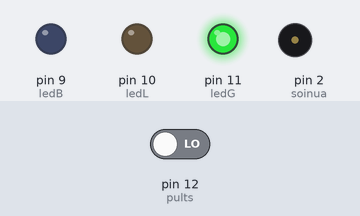
A sketch run on a simulated Arduino Uno, built with avr-gcc and run on an emulated ATmega328P. Shown: output pins drawn as LEDs (lit = HIGH), buzzer (waves = sounding). The test bench sets the inputs (shaded band); at power-on: pin 12 (pults) LOW.

Above: at 1.2 s.
1.3 s: pin 12 (pults) driven HIGH
At 2.7 s:
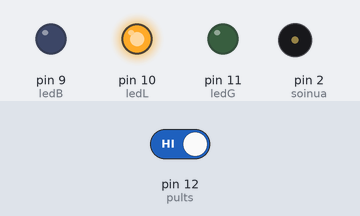
At 7.7 s:
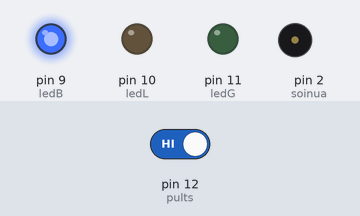
Timing chart, 0 to 13.8 s (numbered marks = the images above; inputs shaded):
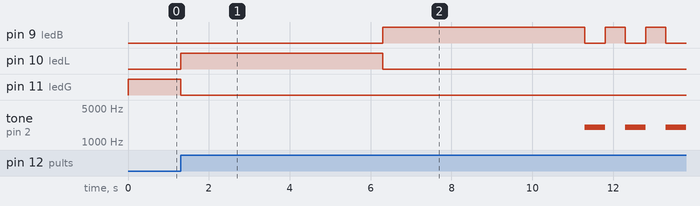

Measured:
- after the input at 1.3 s, pin 9 (ledB): LOW → HIGH after 5.0 s, then repeats every 1.0 s: LOW 0.50 s, HIGH 0.50 s; pin 10 (ledL): LOW → HIGH at once, → LOW 5.0 s later; pin 11 (ledG): HIGH → LOW at once; tone on pin 2 (soinua): alternates 2000 Hz for 0.50 s and silent for 0.50 s, starting after 10.0 s

The sketch:

semaforoaB.ino
```cpp
int ledG=11;
int ledL=10;
int ledB=9;
int pults=12;
int pultsegoera=0;
int soinua=2;
int N=1;

void setup(){
pinMode(ledG, OUTPUT);
pinMode(ledL, OUTPUT);
pinMode(ledB, OUTPUT);
pinMode(soinua, OUTPUT);
pinMode(pults, INPUT);
}

void loop (){
digitalWrite(ledG,HIGH);

pultsegoera=digitalRead(pults);
if (pultsegoera==HIGH){
digitalWrite(ledG,LOW);
digitalWrite(ledL,HIGH);
delay(5000);
digitalWrite(ledL,LOW);
digitalWrite(ledB,HIGH);
delay(5000);
for(N;N<=5;N++)
{
digitalWrite(ledB,LOW);
tone(soinua,2000,500);
delay(500);
digitalWrite(ledB,HIGH);
delay(500);
}
digitalWrite(ledB,LOW);
digitalWrite(ledG,HIGH);
}
N=1;
}
```
